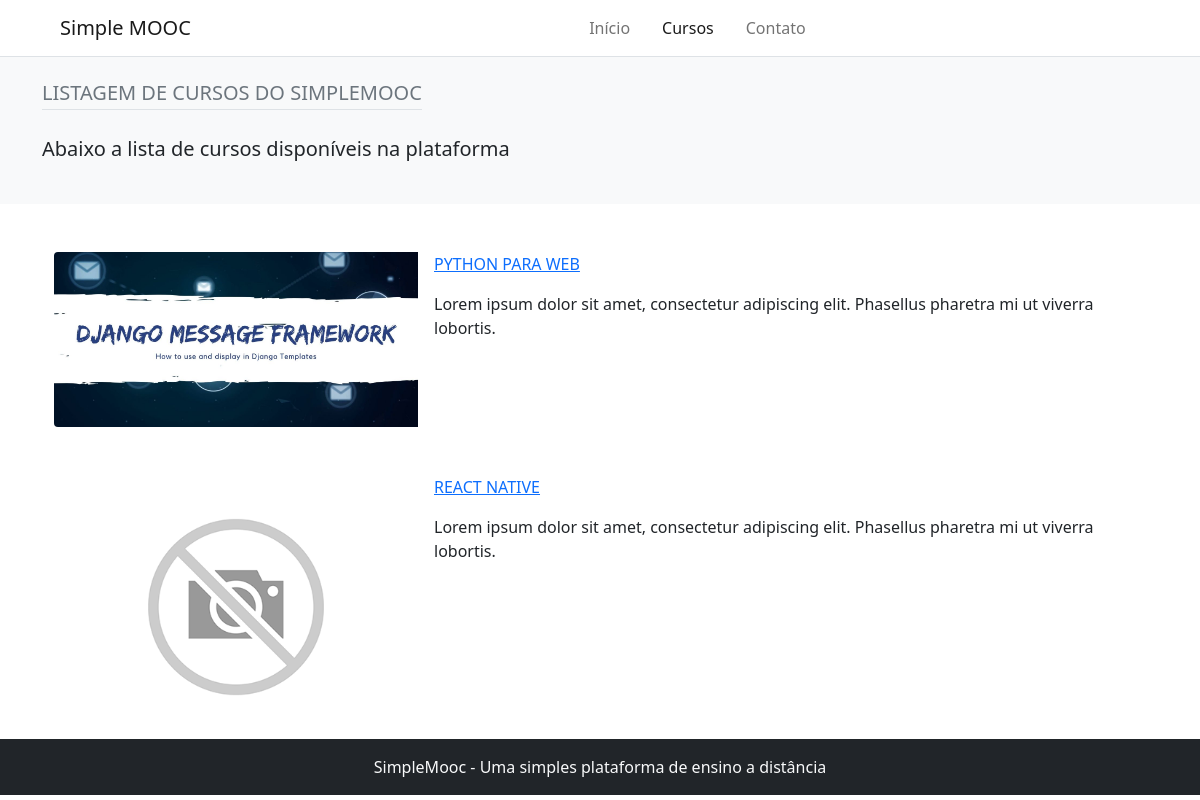
Page /courses/ on the committed database.
### Courses/models.py (models this page shows, shortened)
class Course(models.Model):
    name_course = models.CharField(max_length=50, verbose_name='Nome do curso')
    slug_course = models.SlugField(verbose_name='Atalho')
    description_course = models.CharField(max_length=255, verbose_name='Descrição do curso')
    about_course = models.TextField(verbose_name='Sobre o curso')
    image_course = models.ImageField(upload_to='course_img/%Y/%m/%d', verbose_name='Imagem', null=True, blank=True)
    created_at = models.DateTimeField(auto_now_add= True, verbose_name='Data de criação')
    update_at = models.DateTimeField(auto_now=True, verbose_name='Data de atualização')
    objects = CourseManager()
    class Meta:
        verbose_name = 'curso'
        verbose_name_plural = 'cursos'

### core/views.py (the view)
# urls.py: path('courses/', views.courses, name='courses'),
def courses(request):
    courses = Course.objects.order_by('-id')
    return render(request, 'courses.html', {'courses': courses})

### core/templates/courses.html (shortened to what this page needs)
{% extends 'base.html' %}
{% load static %}
{% block 'content' %}
    {% include 'partials/_header.html' %}
    <div class="bg-light">
        <div class="container pt-4 pb-4">
            <h2 class="d-inline-block text-uppercase text-muted fs-5 mb-4 pb-1 border-bottom">Listagem de cursos do simplemooc</h2>
            <p class="fs-5">Abaixo a lista de cursos disponíveis na plataforma</p>
        </div>
    </div>
    <div class="container courses">
        {% for course in courses %}
            <div class="container card mt-5 border-0" style="max-width: 1140px;">
                <div class="row g-0">
                    <div class="col-md-4">
                        {% if course.image_course %}
                            <img src="{{ course.image_course.url }}" class="img-fluid rounded-start" alt="{{ course.name_course }}">
                        {% else %}
                            <img src="{% static 'img/unnamed.png' %}" class="img-fluid rounded-start" alt="{{ course.name_course }}">
                        {% endif %}
                    </div>
                    <div class="col-md-8">
                        <div class="card-body py-0">
                            <a href="{% url 'course-detail' course.id %}" class="d-block text-uppercase mb-3 stretched-link">
                                {{ course.name_course }}
                            </a>
                            <p class="fw-bold">{{ course.description_course|linebreaks }}</p>
                        </div>
                    </div>
                </div>
            </div>
        {% empty %}
            <h1 class="fs-2 mt-5">Nenhum curso está disponivel na plataforma</h1>
        {% endfor %}
    </div>
    {% include 'partials/_footer.html' %}
{% endblock %}

### rows in the picture
Course: image_course (picture), name_course "PYTHON PARA WEB", description_course "Lorem ipsum dolor sit amet, consectetur adipiscing elit. Phasellus pharetra mi ut viverra lobortis."
Course: name_course "REACT NATIVE", description_course "Lorem ipsum dolor sit amet, consectetur adipiscing elit. Phasellus pharetra mi ut viverra lobortis."
